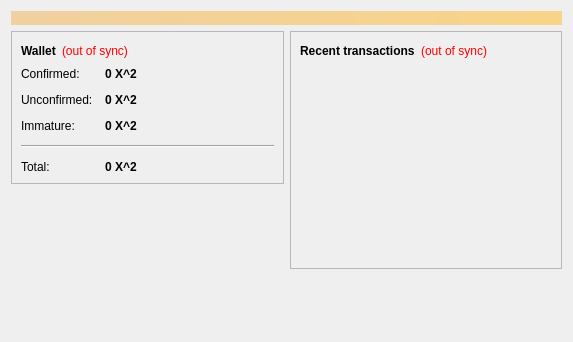
<?xml version="1.0" encoding="UTF-8"?>
<ui version="4.0">
 <class>OverviewPage</class>
 <widget class="QWidget" name="OverviewPage">
  <property name="geometry">
   <rect>
    <x>0</x>
    <y>0</y>
    <width>573</width>
    <height>342</height>
   </rect>
  </property>
  <property name="windowTitle">
   <string>Form</string>
  </property>
  <layout class="QVBoxLayout" name="topLayout">
   <item>
    <widget class="QLabel" name="labelAlerts">
     <property name="visible">
      <bool>false</bool>
     </property>
     <property name="styleSheet">
      <string notr="true">background-color: qlineargradient(x1: 0, y1: 0, x2: 1, y2: 0, stop:0 #F0D0A0, stop:1 #F8D488); color:#000000;</string>
     </property>
     <property name="wordWrap">
      <bool>true</bool>
     </property>
     <property name="margin">
      <number>3</number>
     </property>
    </widget>
   </item>
   <item>
    <layout class="QHBoxLayout" name="horizontalLayout" stretch="1,1">
     <item>
      <layout class="QVBoxLayout" name="verticalLayout_2">
       <item>
        <widget class="QFrame" name="frame">
         <property name="frameShape">
          <enum>QFrame::StyledPanel</enum>
         </property>
         <property name="frameShadow">
          <enum>QFrame::Raised</enum>
         </property>
         <layout class="QVBoxLayout" name="verticalLayout_4">
          <item>
           <layout class="QHBoxLayout" name="horizontalLayout_4">
            <item>
             <widget class="QLabel" name="label_5">
              <property name="font">
               <font>
                <weight>75</weight>
                <bold>true</bold>
               </font>
              </property>
              <property name="text">
               <string>Wallet</string>
              </property>
             </widget>
            </item>
            <item>
             <widget class="QLabel" name="labelWalletStatus">
              <property name="toolTip">
               <string>The displayed information may be out of date. Your wallet automatically synchronizes with the Parabola network after a connection is established, but this process has not completed yet.</string>
              </property>
              <property name="styleSheet">
               <string notr="true">QLabel { color: red; }</string>
              </property>
              <property name="text">
               <string notr="true">(out of sync)</string>
              </property>
              <property name="alignment">
               <set>Qt::AlignLeading|Qt::AlignLeft|Qt::AlignVCenter</set>
              </property>
             </widget>
            </item>
            <item>
             <spacer name="horizontalSpacer_2">
              <property name="orientation">
               <enum>Qt::Horizontal</enum>
              </property>
              <property name="sizeHint" stdset="0">
               <size>
                <width>40</width>
                <height>20</height>
               </size>
              </property>
             </spacer>
            </item>
           </layout>
          </item>
          <item>
           <layout class="QFormLayout" name="formLayout_2">
            <property name="fieldGrowthPolicy">
             <enum>QFormLayout::AllNonFixedFieldsGrow</enum>
            </property>
            <property name="horizontalSpacing">
             <number>12</number>
            </property>
            <property name="verticalSpacing">
             <number>12</number>
            </property>
            <item row="0" column="0">
             <widget class="QLabel" name="label">
              <property name="text">
               <string>Confirmed:</string>
              </property>
             </widget>
            </item>
            <item row="0" column="1">
             <widget class="QLabel" name="labelBalance">
              <property name="font">
               <font>
                <weight>75</weight>
                <bold>true</bold>
               </font>
              </property>
              <property name="cursor">
               <cursorShape>IBeamCursor</cursorShape>
              </property>
              <property name="toolTip">
               <string>Your current spendable balance</string>
              </property>
              <property name="text">
               <string notr="true">0 X^2</string>
              </property>
              <property name="textInteractionFlags">
               <set>Qt::LinksAccessibleByMouse|Qt::TextSelectableByKeyboard|Qt::TextSelectableByMouse</set>
              </property>
             </widget>
            </item>
            <item row="1" column="0">
             <widget class="QLabel" name="label_3">
              <property name="text">
               <string>Unconfirmed:</string>
              </property>
             </widget>
            </item>
            <item row="1" column="1">
             <widget class="QLabel" name="labelUnconfirmed">
              <property name="font">
               <font>
                <weight>75</weight>
                <bold>true</bold>
               </font>
              </property>
              <property name="cursor">
               <cursorShape>IBeamCursor</cursorShape>
              </property>
              <property name="toolTip">
               <string>Total of transactions that have yet to be confirmed, and do not yet count toward the spendable balance</string>
              </property>
              <property name="text">
               <string notr="true">0 X^2</string>
              </property>
              <property name="textInteractionFlags">
               <set>Qt::LinksAccessibleByMouse|Qt::TextSelectableByKeyboard|Qt::TextSelectableByMouse</set>
              </property>
             </widget>
            </item>
            <item row="2" column="0">
             <widget class="QLabel" name="labelImmatureText">
              <property name="text">
               <string>Immature:</string>
              </property>
             </widget>
            </item>
            <item row="2" column="1">
             <widget class="QLabel" name="labelImmature">
              <property name="font">
               <font>
                <weight>75</weight>
                <bold>true</bold>
               </font>
              </property>
              <property name="toolTip">
               <string>Mined balance that has not yet matured</string>
              </property>
              <property name="text">
               <string notr="true">0 X^2</string>
              </property>
              <property name="textInteractionFlags">
               <set>Qt::LinksAccessibleByMouse|Qt::TextSelectableByKeyboard|Qt::TextSelectableByMouse</set>
              </property>
             </widget>
            </item>
            <item row="4" column="0">
             <widget class="QLabel" name="labelTotalText">
              <property name="text">
               <string>Total:</string>
              </property>
             </widget>
            </item>
            <item row="4" column="1">
             <widget class="QLabel" name="labelTotal">
              <property name="font">
               <font>
                <weight>75</weight>
                <bold>true</bold>
               </font>
              </property>
              <property name="cursor">
               <cursorShape>IBeamCursor</cursorShape>
              </property>
              <property name="toolTip">
               <string>Your current total balance</string>
              </property>
              <property name="text">
               <string notr="true">0 X^2</string>
              </property>
              <property name="textInteractionFlags">
               <set>Qt::LinksAccessibleByMouse|Qt::TextSelectableByKeyboard|Qt::TextSelectableByMouse</set>
              </property>
             </widget>
            </item>
            <item row="3" column="0" colspan="2">
             <widget class="Line" name="line">
              <property name="orientation">
               <enum>Qt::Horizontal</enum>
              </property>
             </widget>
            </item>
           </layout>
          </item>
         </layout>
        </widget>
       </item>
       <item>
        <spacer name="verticalSpacer">
         <property name="orientation">
          <enum>Qt::Vertical</enum>
         </property>
         <property name="sizeHint" stdset="0">
          <size>
           <width>20</width>
           <height>40</height>
          </size>
         </property>
        </spacer>
       </item>
      </layout>
     </item>
     <item>
      <layout class="QVBoxLayout" name="verticalLayout_3">
       <item>
        <widget class="QFrame" name="frame_2">
         <property name="frameShape">
          <enum>QFrame::StyledPanel</enum>
         </property>
         <property name="frameShadow">
          <enum>QFrame::Raised</enum>
         </property>
         <layout class="QVBoxLayout" name="verticalLayout">
          <item>
           <layout class="QHBoxLayout" name="horizontalLayout_2">
            <item>
             <widget class="QLabel" name="label_4">
              <property name="text">
               <string>&lt;b&gt;Recent transactions&lt;/b&gt;</string>
              </property>
             </widget>
            </item>
            <item>
             <widget class="QLabel" name="labelTransactionsStatus">
              <property name="toolTip">
               <string>The displayed information may be out of date. Your wallet automatically synchronizes with the Parabola network after a connection is established, but this process has not completed yet.</string>
              </property>
              <property name="styleSheet">
               <string notr="true">QLabel { color: red; }</string>
              </property>
              <property name="text">
               <string notr="true">(out of sync)</string>
              </property>
              <property name="alignment">
               <set>Qt::AlignRight|Qt::AlignTrailing|Qt::AlignVCenter</set>
              </property>
             </widget>
            </item>
            <item>
             <spacer name="horizontalSpacer">
              <property name="orientation">
               <enum>Qt::Horizontal</enum>
              </property>
              <property name="sizeHint" stdset="0">
               <size>
                <width>40</width>
                <height>20</height>
               </size>
              </property>
             </spacer>
            </item>
           </layout>
          </item>
          <item>
           <widget class="QListView" name="listTransactions">
            <property name="styleSheet">
             <string notr="true">QListView { background: transparent; }</string>
            </property>
            <property name="frameShape">
             <enum>QFrame::NoFrame</enum>
            </property>
            <property name="verticalScrollBarPolicy">
             <enum>Qt::ScrollBarAlwaysOff</enum>
            </property>
            <property name="horizontalScrollBarPolicy">
             <enum>Qt::ScrollBarAlwaysOff</enum>
            </property>
            <property name="selectionMode">
             <enum>QAbstractItemView::NoSelection</enum>
            </property>
           </widget>
          </item>
         </layout>
        </widget>
       </item>
       <item>
        <spacer name="verticalSpacer_2">
         <property name="orientation">
          <enum>Qt::Vertical</enum>
         </property>
         <property name="sizeHint" stdset="0">
          <size>
           <width>20</width>
           <height>40</height>
          </size>
         </property>
        </spacer>
       </item>
      </layout>
     </item>
    </layout>
   </item>
  </layout>
 </widget>
 <resources/>
 <connections/>
</ui>
